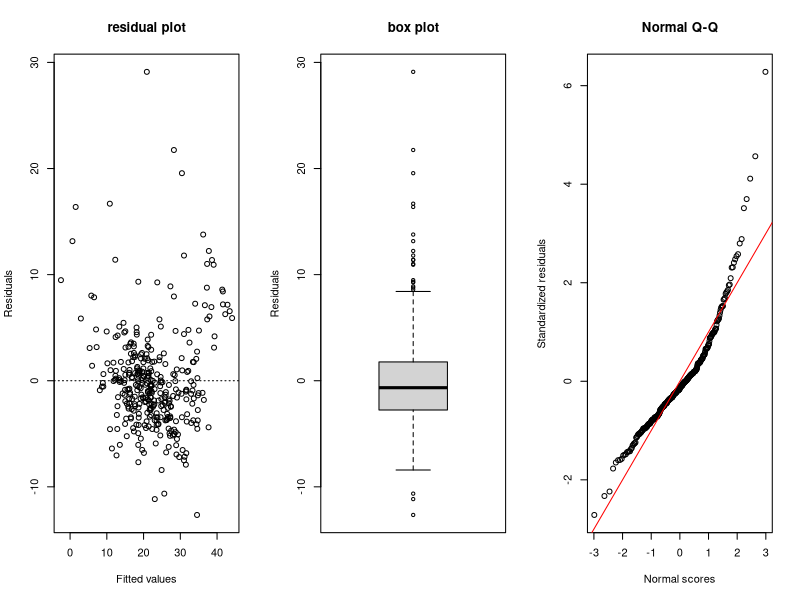
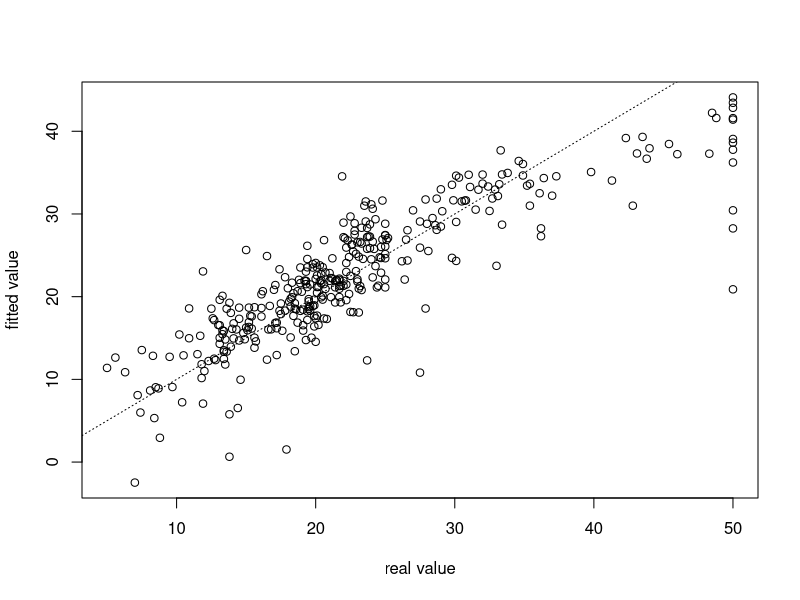
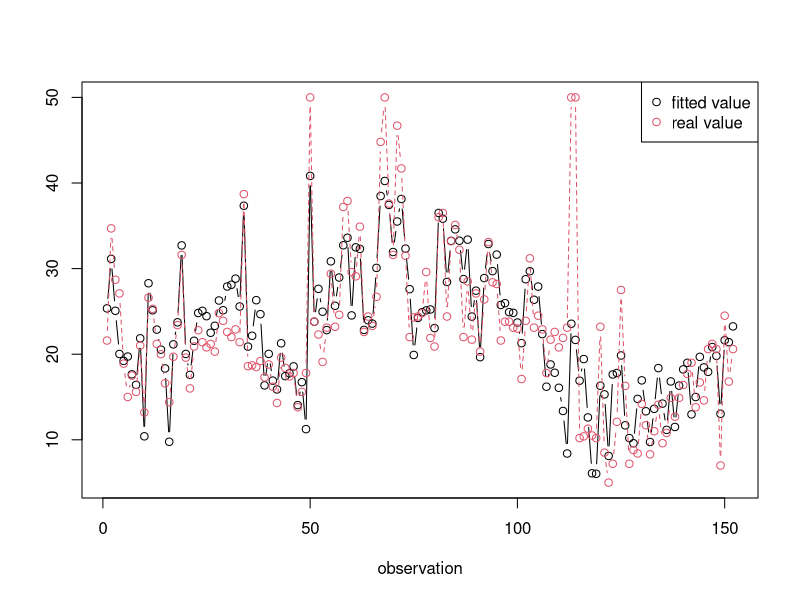
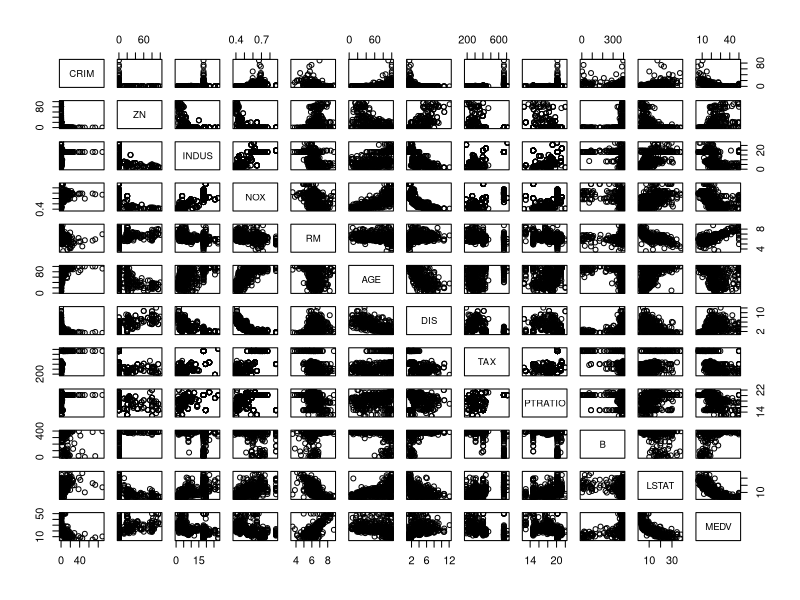
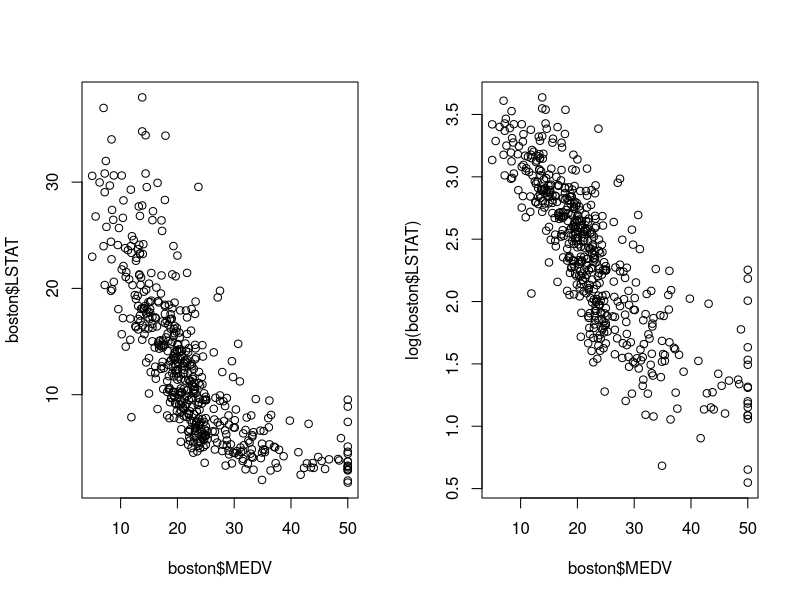

The R script that drew these images, in order:
#######################BostonHousing########################################
# setting the Working directory 
setwd("C:/Users/young/Documents/GitHub/KU-AI/180816")

# Multivariate linear regression
boston <- read.csv("BostonHousing.csv")
str(boston)

# Indices for the activated input variables
nObs <- dim(boston)[1]

# Split the data into the training/validation sets
trn_idx <- sample(1:nObs, round(0.7*nObs))
trn_data <- boston[trn_idx,]
val_data <- boston[-trn_idx,]
dim(trn_data)
dim(val_data)

# Train the MLR
full_model <- lm(MEDV ~ ., data = trn_data)
summary(full_model)

# Plot the result
par(mfrow=c(1,3))

#residual plot
plot(fitted(full_model), residuals(full_model), xlab="Fitted values", ylab="Residuals", main="residual plot")
abline(0,0,lty=3)

#box plot
boxplot(residuals(full_model),ylab="Residuals", main="box plot")

#Normal probability plot
qqnorm(rstandard(full_model), ylab="Standardized residuals", xlab="Normal scores", main="Normal Q-Q")
abline(0,1, col="red")

dev.off()

# fitted value & real value
plot(trn_data$MEDV, fitted(full_model), xlab="real value", ylab="fitted value")
abline(0,1,lty=3)

# prediction
full_fit <- predict(full_model, newdata = val_data)

matplot(cbind(full_fit, val_data$MEDV),pch=1, type="b", col=c(1:2), ylab="", xlab="observation")
legend("topright", legend=c("fitted value", "real value"), pch=1, col=c(1:2), bg="white")

# To make Upperbound formula
tmp_x <- paste(colnames(trn_data)[-12], collapse=" + ")
tmp_xy <- paste("MEDV ~ ", tmp_x, collapse = "")
as.formula(tmp_xy)

# variable choose 1: forward selection method
forward_model <- step(lm(MEDV ~ 1, data = trn_data), 
                      scope = list(upper = tmp_xy, lower = MEDV ~ 1), direction="forward", trace=0)
summary(forward_model)

# variable choose 2: backward elimination method
backward_model <- step(full_model, scope = list(upper = tmp_xy, lower = MEDV ~ 1), direction="backward", trace=0)
summary(backward_model)

# variable choose 3: stepwise selection method
stepwise_model <- step(lm(MEDV ~ 1, data = trn_data), 
                       scope = list(upper = tmp_xy, lower = MEDV ~ 1), direction="both", trace=0)
summary(stepwise_model)

# Comparison of prediction accuracy of each variable selection result on verification data
full_fit <- predict(full_model, newdata = val_data)
forward_fit <- predict(forward_model, newdata = val_data)
backward_fit <- predict(backward_model, newdata = val_data)
stepwise_fit <- predict(stepwise_model, newdata = val_data)

# Evaluation index for regression analysis performance projection
# 1: Mean squared error (MSE)
perf_mat <- matrix(0,4,4)
perf_mat[1,1] <- mean((val_data$MEDV-full_fit)^2)
perf_mat[1,2] <- mean((val_data$MEDV-forward_fit)^2)
perf_mat[1,3] <- mean((val_data$MEDV-backward_fit)^2)
perf_mat[1,4] <- mean((val_data$MEDV-stepwise_fit)^2)

# 2: Root mean squared error (RMSE)
perf_mat[2,1] <- sqrt(mean((val_data$MEDV-full_fit)^2))
perf_mat[2,2] <- sqrt(mean((val_data$MEDV-forward_fit)^2))
perf_mat[2,3] <- sqrt(mean((val_data$MEDV-backward_fit)^2))
perf_mat[2,4] <- sqrt(mean((val_data$MEDV-stepwise_fit)^2))

# 3: Mean absolute error (MAE)
perf_mat[3,1] <- mean(abs(val_data$MEDV-full_fit))
perf_mat[3,2] <- mean(abs(val_data$MEDV-forward_fit))
perf_mat[3,3] <- mean(abs(val_data$MEDV-backward_fit))
perf_mat[3,4] <- mean(abs(val_data$MEDV-stepwise_fit))

# 4: Mean absolute percentage error (MAPE)
perf_mat[4,1] <- mean(abs((val_data$MEDV-full_fit)/val_data$MEDV))*100
perf_mat[4,2] <- mean(abs((val_data$MEDV-forward_fit)/val_data$MEDV))*100
perf_mat[4,3] <- mean(abs((val_data$MEDV-backward_fit)/val_data$MEDV))*100
perf_mat[4,4] <- mean(abs((val_data$MEDV-stepwise_fit)/val_data$MEDV))*100

# comparison of result for variable selection technique
rownames(perf_mat) <- c("MSE", "RMSE", "MAE", "MAPE")
colnames(perf_mat) <- c("All", "Forward", "Backward", "Stepwise")
perf_mat

# Variable change
pairs(boston)

par(mfrow=c(1,2))
plot(boston$MEDV, boston$LSTAT)
plot(boston$MEDV, log(boston$LSTAT))

boston_new<-boston
boston_new$LSTAT<-log(boston$LSTAT)

#split
trn_data_new <- boston_new[trn_idx,]
val_data_new <- boston_new[-trn_idx,]

# Train the MLR
full_model_new <- lm(MEDV ~ ., data = trn_data_new)
summary(full_model_new)